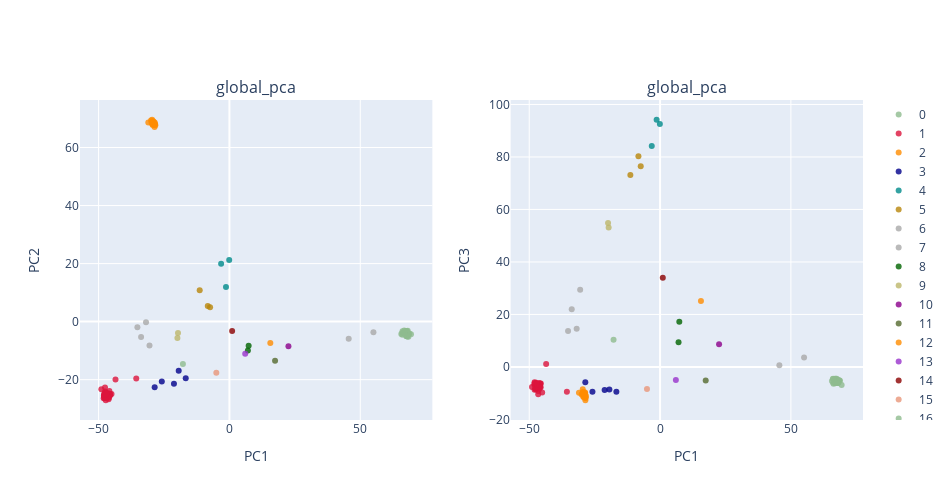

Notebook source saved alongside this figure:
### Code cell
from structure_tools.Tutorial_subplots import plot_global_pca

plot_global_pca(feats,label_select,PCA_color_ref,title= 'global_pca',height= 500,width= 950)

### Figure 1 — Plotly figure (JSON) as saved in the notebook; plotly's stock layout.template omitted (floating-point values rounded to 4 significant figures)
{"data": [{"marker": {"color": "darkseagreen", "line": {"width": 0}, "opacity": 0.8, "size": 6, "symbol": "circle"}, "mode": "markers", "name": "0", "type": "scatter", "x": [68.47, 67.73, 67.5, 66.79, 66.15, 69.39, 68.77, 68.02, 67.83, 67.98, 67.99, 66.07, 67.5, 67.87, 67.7, 67.36, 66.96, 67.31, 67.6, 67.9, 67.27, 68.38, 67.5, 65.69, 67.77, 67.86, 67.79, 68.29, 67.16, 67.18, 68.03, 67.8, 66.27, 67.33, 68.13, 67.78, 67.64, 66.79, 66.74, 66.13], "xaxis": "x", "y": [-4.358, -3.304, -4.978, -3.034, -3.307, -4.349, -4.075, -4.76, -4.233, -4.211, -5.099, -4.543, -4.361, -4.006, -4.262, -3.204, -4.148, -3.592, -4.099, -4.974, -3.663, -5.187, -3.317, -4.238, -4.837, -4.037, -3.768, -4.104, -3.701, -3.572, -3.699, -3.211, -3.905, -4.293, -3.106, -5.068, -4.167, -3.801, -3.759, -3.83], "yaxis": "y"}, {"marker": {"color": "crimson", "line": {"width": 0}, "opacity": 0.8, "size": 6, "symbol": "circle"}, "mode": "markers", "name": "1", "type": "scatter", "x": [-47.55, -47.42, -45.81, -47.31, -46.57, -46.16, -47.11, -46.16, -47.56, -45.64, -46.25, -45.89, -45.57, -47.01, -47.93, -45.06, -47.68, -47.59, -47.95, -46.37, -46.08, -47.59, -47.5, -47.11, -48.05, -47.84, -47.45, -46.57, -47.37, -47.22, -46.62, -47.55, -47.45, -45.88, -48.94, -45.85, -46.9, -47.96, -47.01, -47.27, -43.54, -35.61], "xaxis": "x", "y": [-25.13, -25.07, -25.67, -25.62, -25.15, -26.73, -25.69, -26.02, -25.93, -25.37, -25.39, -24.89, -24.9, -26.12, -25.14, -24.91, -24.49, -25.17, -25.65, -24.67, -26.2, -26.31, -24.82, -25.37, -26.43, -26.24, -24.09, -25.0, -25.31, -24.52, -26.0, -22.72, -24.63, -23.87, -23.35, -25.2, -25.1, -25.48, -24.72, -27.1, -19.92, -19.61], "yaxis": "y"}, {"marker": {"color": "darkorange", "line": {"width": 0}, "opacity": 0.8, "size": 6, "symbol": "circle"}, "mode": "markers", "name": "2", "type": "scatter", "x": [-28.62, -29.51, -28.64, -28.94, -29.42, -28.78, -28.95, -28.4, -29.33, -28.55, -29.32, -28.69, -29.26, -29.98, -28.32, -31.0, -29.69, -29.55, -29.21, -29.1], "xaxis": "x", "y": [67.09, 68.71, 67.9, 68.6, 68.62, 67.9, 68.71, 68.11, 67.98, 68.66, 67.77, 67.97, 68.98, 69.28, 67.64, 68.61, 68.39, 69.57, 68.07, 69.05], "yaxis": "y"}, {"marker": {"color": "darkblue", "line": {"width": 0}, "opacity": 0.8, "size": 6, "symbol": "circle"}, "mode": "markers", "name": "3", "type": "scatter", "x": [-16.7, -19.38, -21.2, -28.57, -25.84], "xaxis": "x", "y": [-19.51, -16.93, -21.45, -22.59, -20.63], "yaxis": "y"}, {"marker": {"color": "darkcyan", "line": {"width": 0}, "opacity": 0.8, "size": 6, "symbol": "circle"}, "mode": "markers", "name": "4", "type": "scatter", "x": [-0.07974, -3.179, -1.314], "xaxis": "x", "y": [21.22, 19.92, 11.92], "yaxis": "y"}, {"marker": {"color": "darkgoldenrod", "line": {"width": 0}, "opacity": 0.8, "size": 6, "symbol": "circle"}, "mode": "markers", "name": "5", "type": "scatter", "x": [-8.271, -11.36, -7.393], "xaxis": "x", "y": [5.421, 10.83, 4.937], "yaxis": "y"}, {"marker": {"color": "darkgray", "line": {"width": 0}, "opacity": 0.8, "size": 6, "symbol": "circle"}, "mode": "markers", "name": "6", "type": "scatter", "x": [-30.54, -35.17, -31.87, -33.76], "xaxis": "x", "y": [-8.223, -1.9, -0.1903, -5.293], "yaxis": "y"}, {"marker": {"color": "darkgrey", "line": {"width": 0}, "opacity": 0.8, "size": 6, "symbol": "circle"}, "mode": "markers", "name": "7", "type": "scatter", "x": [55.03, 45.59], "xaxis": "x", "y": [-3.654, -5.895], "yaxis": "y"}, {"marker": {"color": "darkgreen", "line": {"width": 0}, "opacity": 0.8, "size": 6, "symbol": "circle"}, "mode": "markers", "name": "8", "type": "scatter", "x": [7.059, 7.347], "xaxis": "x", "y": [-9.916, -8.338], "yaxis": "y"}, {"marker": {"color": "darkkhaki", "line": {"width": 0}, "opacity": 0.8, "size": 6, "symbol": "circle"}, "mode": "markers", "name": "9", "type": "scatter", "x": [-19.88, -19.65], "xaxis": "x", "y": [-5.656, -3.964], "yaxis": "y"}, {"marker": {"color": "darkmagenta", "line": {"width": 0}, "opacity": 0.8, "size": 6, "symbol": "circle"}, "mode": "markers", "name": "10", "type": "scatter", "x": [22.55], "xaxis": "x", "y": [-8.47], "yaxis": "y"}, {"marker": {"color": "darkolivegreen", "line": {"width": 0}, "opacity": 0.8, "size": 6, "symbol": "circle"}, "mode": "markers", "name": "11", "type": "scatter", "x": [17.44], "xaxis": "x", "y": [-13.53], "yaxis": "y"}, {"marker": {"color": "darkorange", "line": {"width": 0}, "opacity": 0.8, "size": 6, "symbol": "circle"}, "mode": "markers", "name": "12", "type": "scatter", "x": [15.62], "xaxis": "x", "y": [-7.388], "yaxis": "y"}, {"marker": {"color": "darkorchid", "line": {"width": 0}, "opacity": 0.8, "size": 6, "symbol": "circle"}, "mode": "markers", "name": "13", "type": "scatter", "x": [6.033], "xaxis": "x", "y": [-11.05], "yaxis": "y"}, {"marker": {"color": "darkred", "line": {"width": 0}, "opacity": 0.8, "size": 6, "symbol": "circle"}, "mode": "markers", "name": "14", "type": "scatter", "x": [1.04], "xaxis": "x", "y": [-3.237], "yaxis": "y"}, {"marker": {"color": "darksalmon", "line": {"width": 0}, "opacity": 0.8, "size": 6, "symbol": "circle"}, "mode": "markers", "name": "15", "type": "scatter", "x": [-5.008], "xaxis": "x", "y": [-17.62], "yaxis": "y"}, {"marker": {"color": "darkseagreen", "line": {"width": 0}, "opacity": 0.8, "size": 6, "symbol": "circle"}, "mode": "markers", "name": "16", "type": "scatter", "x": [-17.77], "xaxis": "x", "y": [-14.57], "yaxis": "y"}, {"marker": {"color": "darkseagreen", "line": {"width": 0}, "opacity": 0.8, "size": 6, "symbol": "circle"}, "mode": "markers", "name": "0", "type": "scatter", "x": [68.47, 67.73, 67.5, 66.79, 66.15, 69.39, 68.77, 68.02, 67.83, 67.98, 67.99, 66.07, 67.5, 67.87, 67.7, 67.36, 66.96, 67.31, 67.6, 67.9, 67.27, 68.38, 67.5, 65.69, 67.77, 67.86, 67.79, 68.29, 67.16, 67.18, 68.03, 67.8, 66.27, 67.33, 68.13, 67.78, 67.64, 66.79, 66.74, 66.13], "xaxis": "x2", "y": [-5.096, -6.062, -4.981, -4.547, -6.009, -6.849, -5.225, -5.648, -5.8, -6.171, -5.761, -4.563, -4.488, -6.002, -5.593, -5.932, -6.19, -5.913, -4.94, -5.658, -5.4, -5.188, -6.006, -5.339, -5.908, -5.602, -5.032, -5.381, -5.603, -4.493, -5.372, -5.09, -6.421, -5.557, -6.046, -5.499, -5.735, -5.936, -5.169, -4.518], "yaxis": "y2"}, {"marker": {"color": "crimson", "line": {"width": 0}, "opacity": 0.8, "size": 6, "symbol": "circle"}, "mode": "markers", "name": "1", "type": "scatter", "x": [-47.55, -47.42, -45.81, -47.31, -46.57, -46.16, -47.11, -46.16, -47.56, -45.64, -46.25, -45.89, -45.57, -47.01, -47.93, -45.06, -47.68, -47.59, -47.95, -46.37, -46.08, -47.59, -47.5, -47.11, -48.05, -47.84, -47.45, -46.57, -47.37, -47.22, -46.62, -47.55, -47.45, -45.88, -48.94, -45.85, -46.9, -47.96, -47.01, -47.27, -43.54, -35.61], "xaxis": "x2", "y": [-8.084, -8.249, -6.34, -7.901, -9.132, -8.399, -7.565, -6.282, -8.023, -7.748, -6.225, -6.617, -6.293, -6.831, -6.852, -9.77, -6.362, -8.322, -8.674, -7.83, -6.572, -7.101, -8.069, -7.85, -6.541, -6.161, -6.925, -10.43, -8.216, -6.552, -7.623, -8.5, -6.816, -7.24, -7.616, -7.757, -7.424, -5.82, -6.779, -6.008, 1.134, -9.445], "yaxis": "y2"}, {"marker": {"color": "darkorange", "line": {"width": 0}, "opacity": 0.8, "size": 6, "symbol": "circle"}, "mode": "markers", "name": "2", "type": "scatter", "x": [-28.62, -29.51, -28.64, -28.94, -29.42, -28.78, -28.95, -28.4, -29.33, -28.55, -29.32, -28.69, -29.26, -29.98, -28.32, -31.0, -29.69, -29.55, -29.21, -29.1], "xaxis": "x2", "y": [-11.8, -9.904, -9.771, -10.03, -9.517, -10.93, -9.81, -11.72, -11.32, -12.7, -10.52, -10.04, -10.06, -10.54, -11.06, -9.838, -10.17, -8.486, -11.45, -10.51], "yaxis": "y2"}, {"marker": {"color": "darkblue", "line": {"width": 0}, "opacity": 0.8, "size": 6, "symbol": "circle"}, "mode": "markers", "name": "3", "type": "scatter", "x": [-16.7, -19.38, -21.2, -28.57, -25.84], "xaxis": "x2", "y": [-9.475, -8.616, -8.771, -5.817, -9.475], "yaxis": "y2"}, {"marker": {"color": "darkcyan", "line": {"width": 0}, "opacity": 0.8, "size": 6, "symbol": "circle"}, "mode": "markers", "name": "4", "type": "scatter", "x": [-0.07974, -3.179, -1.314], "xaxis": "x2", "y": [92.54, 84.19, 94.18], "yaxis": "y2"}, {"marker": {"color": "darkgoldenrod", "line": {"width": 0}, "opacity": 0.8, "size": 6, "symbol": "circle"}, "mode": "markers", "name": "5", "type": "scatter", "x": [-8.271, -11.36, -7.393], "xaxis": "x2", "y": [80.29, 73.13, 76.49], "yaxis": "y2"}, {"marker": {"color": "darkgray", "line": {"width": 0}, "opacity": 0.8, "size": 6, "symbol": "circle"}, "mode": "markers", "name": "6", "type": "scatter", "x": [-30.54, -35.17, -31.87, -33.76], "xaxis": "x2", "y": [29.42, 13.64, 14.59, 21.93], "yaxis": "y2"}, {"marker": {"color": "darkgrey", "line": {"width": 0}, "opacity": 0.8, "size": 6, "symbol": "circle"}, "mode": "markers", "name": "7", "type": "scatter", "x": [55.03, 45.59], "xaxis": "x2", "y": [3.567, 0.6379], "yaxis": "y2"}, {"marker": {"color": "darkgreen", "line": {"width": 0}, "opacity": 0.8, "size": 6, "symbol": "circle"}, "mode": "markers", "name": "8", "type": "scatter", "x": [7.059, 7.347], "xaxis": "x2", "y": [9.437, 17.21], "yaxis": "y2"}, {"marker": {"color": "darkkhaki", "line": {"width": 0}, "opacity": 0.8, "size": 6, "symbol": "circle"}, "mode": "markers", "name": "9", "type": "scatter", "x": [-19.88, -19.65], "xaxis": "x2", "y": [54.87, 53.13], "yaxis": "y2"}, {"marker": {"color": "darkmagenta", "line": {"width": 0}, "opacity": 0.8, "size": 6, "symbol": "circle"}, "mode": "markers", "name": "10", "type": "scatter", "x": [22.55], "xaxis": "x2", "y": [8.601], "yaxis": "y2"}, {"marker": {"color": "darkolivegreen", "line": {"width": 0}, "opacity": 0.8, "size": 6, "symbol": "circle"}, "mode": "markers", "name": "11", "type": "scatter", "x": [17.44], "xaxis": "x2", "y": [-5.148], "yaxis": "y2"}, {"marker": {"color": "darkorange", "line": {"width": 0}, "opacity": 0.8, "size": 6, "symbol": "circle"}, "mode": "markers", "name": "12", "type": "scatter", "x": [15.62], "xaxis": "x2", "y": [25.15], "yaxis": "y2"}, {"marker": {"color": "darkorchid", "line": {"width": 0}, "opacity": 0.8, "size": 6, "symbol": "circle"}, "mode": "markers", "name": "13", "type": "scatter", "x": [6.033], "xaxis": "x2", "y": [-4.944], "yaxis": "y2"}, {"marker": {"color": "darkred", "line": {"width": 0}, "opacity": 0.8, "size": 6, "symbol": "circle"}, "mode": "markers", "name": "14", "type": "scatter", "x": [1.04], "xaxis": "x2", "y": [33.99], "yaxis": "y2"}, {"marker": {"color": "darksalmon", "line": {"width": 0}, "opacity": 0.8, "size": 6, "symbol": "circle"}, "mode": "markers", "name": "15", "type": "scatter", "x": [-5.008], "xaxis": "x2", "y": [-8.376], "yaxis": "y2"}, {"marker": {"color": "darkseagreen", "line": {"width": 0}, "opacity": 0.8, "size": 6, "symbol": "circle"}, "mode": "markers", "name": "16", "type": "scatter", "x": [-17.77], "xaxis": "x2", "y": [10.37], "yaxis": "y2"}], "layout": {"annotations": [{"font": {"size": 16}, "showarrow": false, "text": "global_pca", "x": 0.225, "xanchor": "center", "xref": "paper", "y": 1, "yanchor": "bottom", "yref": "paper"}, {"font": {"size": 16}, "showarrow": false, "text": "global_pca", "x": 0.775, "xanchor": "center", "xref": "paper", "y": 1, "yanchor": "bottom", "yref": "paper"}], "height": 500, "width": 950, "xaxis": {"anchor": "y", "domain": [0, 0.45], "title": {"text": "PC1"}}, "xaxis2": {"anchor": "y2", "domain": [0.55, 1], "title": {"text": "PC1"}}, "yaxis": {"anchor": "x", "domain": [0, 1], "title": {"text": "PC2"}}, "yaxis2": {"anchor": "x2", "domain": [0, 1], "title": {"text": "PC3"}}}}
